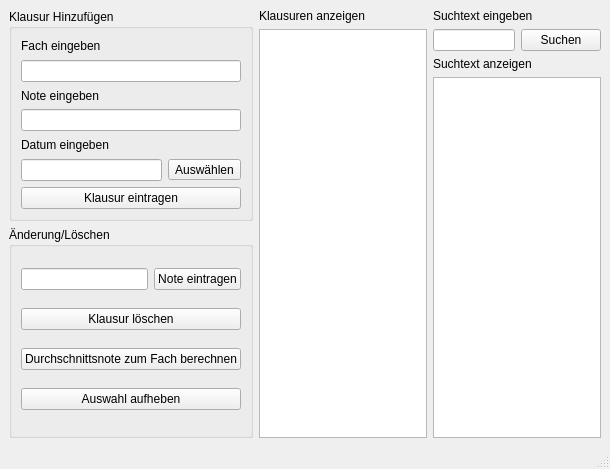
<?xml version="1.0" encoding="UTF-8"?>
<ui version="4.0">
 <class>FrmMain</class>
 <widget class="QMainWindow" name="FrmMain">
  <property name="geometry">
   <rect>
    <x>0</x>
    <y>0</y>
    <width>610</width>
    <height>469</height>
   </rect>
  </property>
  <property name="windowTitle">
   <string>FrmMain</string>
  </property>
  <widget class="QWidget" name="centralwidget">
   <layout class="QVBoxLayout" name="verticalLayout_10">
    <item>
     <layout class="QHBoxLayout" name="horizontalLayout_5">
      <item>
       <layout class="QVBoxLayout" name="verticalLayout_7">
        <item>
         <widget class="QGroupBox" name="grpBoxEintragen">
          <property name="title">
           <string>Klausur Hinzufügen</string>
          </property>
          <layout class="QVBoxLayout" name="verticalLayout_5">
           <item>
            <layout class="QVBoxLayout" name="verticalLayout_9">
             <item>
              <widget class="QLabel" name="label_6">
               <property name="text">
                <string>Fach eingeben</string>
               </property>
              </widget>
             </item>
             <item>
              <widget class="QLineEdit" name="edtFach"/>
             </item>
            </layout>
           </item>
           <item>
            <layout class="QVBoxLayout" name="verticalLayout_2">
             <item>
              <widget class="QLabel" name="label">
               <property name="text">
                <string>Note eingeben</string>
               </property>
              </widget>
             </item>
             <item>
              <widget class="QLineEdit" name="edtNotenEingeben"/>
             </item>
            </layout>
           </item>
           <item>
            <layout class="QVBoxLayout" name="verticalLayout">
             <item>
              <widget class="QLabel" name="label_2">
               <property name="text">
                <string>Datum eingeben</string>
               </property>
              </widget>
             </item>
             <item>
              <layout class="QHBoxLayout" name="horizontalLayout">
               <item>
                <widget class="QLineEdit" name="edtDatum"/>
               </item>
               <item>
                <widget class="QToolButton" name="btnHoleDatum">
                 <property name="text">
                  <string>Auswählen</string>
                 </property>
                </widget>
               </item>
              </layout>
             </item>
            </layout>
           </item>
           <item>
            <widget class="QPushButton" name="btnklausurEintragen">
             <property name="text">
              <string>Klausur eintragen</string>
             </property>
            </widget>
           </item>
          </layout>
         </widget>
        </item>
        <item>
         <widget class="QGroupBox" name="grpBoxAenderungLoeschen">
          <property name="enabled">
           <bool>true</bool>
          </property>
          <property name="title">
           <string>Änderung/Löschen</string>
          </property>
          <property name="checkable">
           <bool>false</bool>
          </property>
          <layout class="QVBoxLayout" name="verticalLayout_6">
           <item>
            <layout class="QHBoxLayout" name="horizontalLayout_4">
             <item>
              <widget class="QLineEdit" name="edtNoteEintragen"/>
             </item>
             <item>
              <widget class="QPushButton" name="btnNoteEintragen">
               <property name="text">
                <string>Note eintragen</string>
               </property>
              </widget>
             </item>
            </layout>
           </item>
           <item>
            <widget class="QPushButton" name="btnEintragLoeschen">
             <property name="text">
              <string>Klausur löschen</string>
             </property>
            </widget>
           </item>
           <item>
            <widget class="QPushButton" name="btnDurchschnittZumFach">
             <property name="text">
              <string>Durchschnittsnote zum Fach berechnen</string>
             </property>
            </widget>
           </item>
           <item>
            <widget class="QPushButton" name="btnAuswahlAufheben">
             <property name="text">
              <string>Auswahl aufheben</string>
             </property>
            </widget>
           </item>
          </layout>
         </widget>
        </item>
       </layout>
      </item>
      <item>
       <layout class="QHBoxLayout" name="horizontalLayout_3">
        <item>
         <layout class="QVBoxLayout" name="verticalLayout_8">
          <item>
           <widget class="QLabel" name="label_4">
            <property name="text">
             <string>Klausuren anzeigen</string>
            </property>
           </widget>
          </item>
          <item>
           <widget class="QListWidget" name="lwAnzeige"/>
          </item>
         </layout>
        </item>
        <item>
         <layout class="QVBoxLayout" name="verticalLayout_4">
          <item>
           <layout class="QVBoxLayout" name="verticalLayout_3">
            <item>
             <widget class="QLabel" name="label_3">
              <property name="text">
               <string>Suchtext eingeben</string>
              </property>
             </widget>
            </item>
            <item>
             <layout class="QHBoxLayout" name="horizontalLayout_2">
              <item>
               <widget class="QLineEdit" name="edtSuchtext"/>
              </item>
              <item>
               <widget class="QPushButton" name="btnSuchen">
                <property name="text">
                 <string>Suchen</string>
                </property>
               </widget>
              </item>
             </layout>
            </item>
           </layout>
          </item>
          <item>
           <widget class="QLabel" name="label_5">
            <property name="text">
             <string>Suchtext anzeigen</string>
            </property>
           </widget>
          </item>
          <item>
           <widget class="QListWidget" name="lwSuchtextAnzeige"/>
          </item>
         </layout>
        </item>
       </layout>
      </item>
     </layout>
    </item>
   </layout>
  </widget>
  <widget class="QMenuBar" name="menubar">
   <property name="geometry">
    <rect>
     <x>0</x>
     <y>0</y>
     <width>610</width>
     <height>26</height>
    </rect>
   </property>
  </widget>
  <widget class="QStatusBar" name="statusbar"/>
 </widget>
 <resources/>
 <connections/>
</ui>
